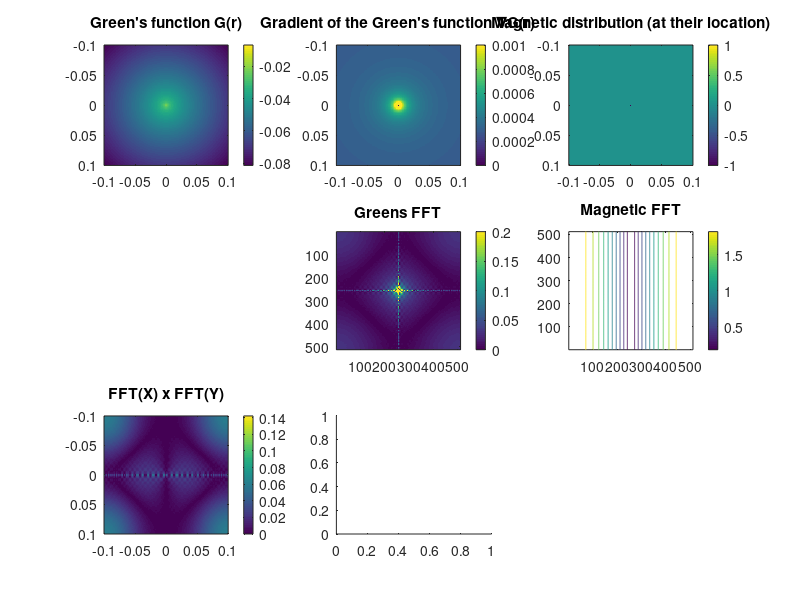

MATLAB code for this plot: (Note: this script raises an error after producing the figure.)

clc
clear

% Make up the variables to be convoluted.

mu0 = 4*pi*10^-7;

nx = 100; % Number in both positive and negative x direction
ny = 100; % +/- y


% The cell size needs to be defined to put the model into the proper scale.
CSx = 10^-3;
CSy = 10^-3;


CVol = CSx*CSy; % This allows for the proper moment distribution. 

% Also need to define the saturation magnetisation 
Ms = 10^6; % [A/m]

linex = (-nx:nx).*CSx;
liney = (-ny:ny).*CSy;

[X,Y] = meshgrid(linex,liney);
    
extra = 10^-10; % arbitrarily small number to give non-zeros
radialN = sqrt(X.^2 + Y.^2 ); % producing the distance from the centre
radialN = radialN+extra; % adding the extra gives non-zero for all values

% The 3D Green's function is G = 1/[4pi(r)]
% THIS CODE REQUIRES THE 2D GREENS FUNCTION, G = 1/[2pilog(r)].

Greens = 1./(2*pi().*log(radialN)); % Green's function for 2D
[gGx, gGy] = gradient(Greens); % The input has to be the gradient (2D)
maggradGreens = sqrt(gGx.^2 + gGy.^2); % Add the components (quatrature)

m = 2^nextpow2(length(linex)+length(liney)-1); % Find the next power of two to pad to. Most efficient at this value. Must be over double

% Now for a magnetic dirac delta matrix

Mag = zeros(2*nx+1,2*ny+1); % To produce the space invariant vector

% Add in the dirac delta function somewhere


spacer = 25;  % this controls the number of cells between adjacent Dirac delta functions

Mag(round(length(Mag(:,1))/2),round(length(Mag(:,1))/2)) = 1;
Mag(round(length(Mag(:,1))/2),round(length(Mag(:,1))/2)-1) = -1;
%Mag(round(length(Mag(:,1))/2)-spacer,round(length(Mag(:,1))/2),round(length(Mag(:,1))/2)) = 1;


Mag = Mag.*Ms.*CVol;


% Let's have a look at the three variables.


figure(4)
clf
subplot(3,3,1)
imagesc(linex,liney,Greens)
colorbar
title 'Green''s function G(r)'
subplot(3,3,2)
imagesc(linex,liney,maggradGreens)
colorbar
caxis([0,10^-3])
title ('Gradient of the Green''s function \nablaG(r)')
subplot(3,3,3)
imagesc(linex,liney,Mag)
colorbar
title 'Magnetic distribution (at their location)'


GreensFFT = (fftn(maggradGreens,[m,m]));

%obtain greens function gradients for all three orientations
GFFTx = (fftn(gGx,[m,m]));
GFFTy = (fftn(gGy,[m,m]));

MagFFT = (fftn(Mag,[m,m]));

MagxFFT = (fftn(Mag,[m,m]));
MagyFFT = (fftn(Mag,[m,m]));

subplot(3,3,5)
imagesc(abs(fftshift(GreensFFT)))
colorbar
caxis([0,0.2])
title 'Greens FFT'
subplot(3,3,6)
contour(abs(fftshift(MagFFT)))
colorbar
title 'Magnetic FFT'


CXY = convn(Mag,maggradGreens,'same').*mu0;
fXfY = MagFFT.*GreensFFT;

fX = GFFTx.*MagxFFT;
fY = GFFTy.*MagyFFT;


iFFT = (ifftn(fXfY)).*mu0;

iFFTx = (ifftn(fX)).*mu0;
iFFTy = (ifftn(fY)).*mu0;


subplot(3,3,7)
imagesc(linex,liney,(abs(fftshift(fXfY))))
colorbar
title 'FFT(X) x FFT(Y)'


in = [nx+1,ny+1];
en = [(3*nx+1),(3*ny+1)];

actual = iFFT(in(1):en(1),in(2):en(2));

subplot(3,3,8)
imagesc(linex,liney,(actual))
colorbar
caxis([-10^-11,10^-11])
colsca = get(colorbar, 'limits');
title 'iFFT(XY)'

subplot(3,3,9)
imagesc(linex,liney,((CXY)))
colorbar
caxis([-10^-11,10^-11])
title 'Result from convolution'

% Just as a bit of fun, label the whole plot in the empty area.
subplot(3,3,4)

th = title({'2D FFT vs Convolution',' ','with Gradient \nabla operator', ' ', 'JDZ'});
% get the position of the title
titlePos = get( th , 'position');
% change the x and y values
titlePos(1) = 0.4;
titlePos(2) = -0.1;

% update the position
set( th , 'position' , titlePos);

titleSiz = get(th, 'FontSize');
newtsize = 18;
set( th , 'FontSize', newtsize);
axis 'off'


%% 
% Plots to look at the field, both X and Y components as well as the total.
% This also has the Quiver plot on to visualise the field. Quiver plot is
% made using the X and Y components of the field calculated above. 

figure (10)
subplot(1,2,1)
imagesc(linex, liney, (iFFTx(in(1):en(1),in(2):en(2))))
colorbar
caxis([-10^-10,10^-10])
title 'Field X'

subplot(1,2,2)
imagesc(linex, liney, (iFFTy(in(1):en(1),in(2):en(2))))
colorbar 
caxis([-10^-10,10^-10])
title 'Field Y'

figure(11)
imagesc(linex, liney, sqrt((iFFTx(in(1):en(1),in(2):en(2))).^2+(iFFTy(in(1):en(1),in(2):en(2))).^2))
colorbar
caxis([0,10^-10])
title 'Total field - Dipole'
axis equal
hold on

removal12 = (abs(iFFTx) <= 10^-10); % has to be abs otherwise won't find the right values
removal13 = (abs(iFFTy) <= 10^-10);
removal11 = removal12.*removal13;
iFFTremx = iFFTx.*removal11;
iFFTremy = iFFTy.*removal11;

quiver(X, Y,(iFFTremx(in(1):en(1),in(2):en(2))),((iFFTremy(in(1):en(1),in(2):en(2)))))


%%
len = size(actual);
lines = actual(:,round(len(2)/2));
figure(12)
semilogy(liney,lines)
title 'Field at a distance plot'
ylabel 'Field (T)'
xlabel 'Distance (m)'